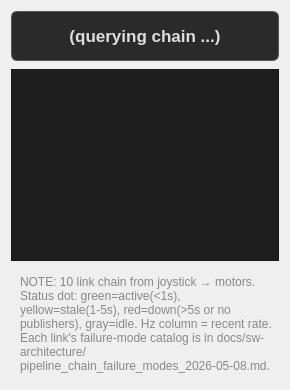
     <widget class="QWidget" name="tab_health">
      <attribute name="title"><string>Pipeline Health</string></attribute>
      <layout class="QVBoxLayout" name="health_layout">
       <property name="spacing"><number>8</number></property>

       <item>
        <widget class="QLabel" name="lbl_health_summary">
         <property name="text"><string>(querying chain ...)</string></property>
         <property name="alignment"><set>Qt::AlignCenter</set></property>
         <property name="minimumSize"><size><width>0</width><height>50</height></size></property>
         <property name="styleSheet"><string notr="true">QLabel { background:#2a2a2a; color:#ddd; border:1px solid #555; border-radius:6px; padding:8px; font-size:13pt; font-weight:bold; }</string></property>
        </widget>
       </item>

       <item>
        <widget class="QTableWidget" name="tbl_health">
         <property name="alternatingRowColors"><bool>true</bool></property>
         <property name="selectionMode"><enum>QAbstractItemView::NoSelection</enum></property>
         <property name="editTriggers"><set>QAbstractItemView::NoEditTriggers</set></property>
         <property name="showGrid"><bool>false</bool></property>
         <property name="verticalScrollBarPolicy"><enum>Qt::ScrollBarAsNeeded</enum></property>
         <property name="styleSheet"><string notr="true">QTableWidget { background:#1e1e1e; alternate-background-color:#252525; color:#ddd; gridline-color:#444; font-family:monospace; } QTableWidget::item { padding:4px; } QHeaderView::section { background:#2a2a2a; color:#aaa; padding:4px; border:1px solid #444; font-weight:bold; }</string></property>
         <attribute name="horizontalHeaderStretchLastSection"><bool>true</bool></attribute>
        </widget>
       </item>

       <item>
        <widget class="QLabel" name="lbl_health_hint">
         <property name="wordWrap"><bool>true</bool></property>
         <property name="text"><string>NOTE: 10 link chain from joystick → motors. Status dot: green=active(&lt;1s), yellow=stale(1-5s), red=down(&gt;5s or no publishers), gray=idle. Hz column = recent rate. Each link's failure-mode catalog is in docs/sw-architecture/pipeline_chain_failure_modes_2026-05-08.md.</string></property>
         <property name="styleSheet"><string notr="true">QLabel { color:#888; font-size:9pt; padding:6px; }</string></property>
        </widget>
       </item>

      </layout>
     </widget>
